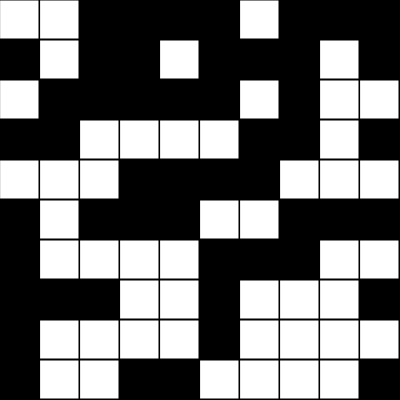
Frame 1 (no input)
Frame 60 (no input): identical to frame 1, image omitted
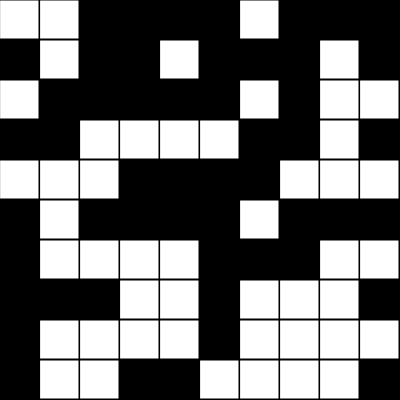
Frame 120 (the mouse pressed at the canvas centre since frame 60)

The p5.js sketch that drew these frames (run headless with seeded random() and noise() and a simulated clock; from frame 60 on, the mouse is pressed at the canvas centre):

// p5.js sketch
// ── sketch.js
let grid;
let cols;
let rows;
let resolution = 40;
let mouse_coord;


function make2DArray(cols, rows) {
  let arr = new Array(cols);
  for (let i = 0; i < arr.length; i++) {
    arr[i] = new Array(rows);
  }
  return arr;
}

function setup() {
  createCanvas(400, 400);
  cols = width / resolution;
  rows = height / resolution;
  grid = make2DArray(cols, rows);
  for (let i = 0; i < cols; i++) {
    for (let j = 0; j < rows; j++) {
      grid[i][j] = floor(random(2))
    }
  }
}

// -----------------------------------------
// ------------ GAME LOOP ------------------
// -----------------------------------------

function draw() {
  background(0);
  for (let i = 0; i < cols; i++) {
    for (let j = 0; j < rows; j++) {
      let x = i * resolution;
      let y = j * resolution;
      if (grid[i][j] == 1) {
        fill(255);
        stroke(0);
        rect(x, y, resolution - 1, resolution - 1);
      }
    }
  }

  if (keyCode === 83) {
    let next = make2DArray(cols, rows);
    for (let i = 0; i < cols; i++) {
      for (let j = 0; j < rows; j++) {
        let state = grid[i][j];
        let sum = 0;
        let neighbors = countNeighbors(grid, i, j);
        if (state == 0 && neighbors == 3) {
          next[i][j] = 1;
        } else if (state == 1 && (neighbors < 2 || neighbors > 3)) {
          next[i][j] = 0;
        } else {
          next[i][j] = state;
        }
      }
    }
    grid = next;

  } else if (keyCode === 32) {
    background(0);
    for (let i = 0; i < cols; i++) {
      for (let j = 0; j < rows; j++) {
        let x = i * resolution;
        let y = j * resolution;
        if (grid[i][j] == 1) {
          fill(255);
          stroke(0);
          rect(x, y, resolution - 1, resolution - 1);
        }
      }
    }
  }
}

// -----------------------------------------
// ------------ COUNT NEIGHBORS ------------
// -----------------------------------------

function countNeighbors(grid, x, y) {
  let sum = 0;
  for (let i = -1; i < 2; i++) {
    for (let j = -1; j < 2; j++) {
      let col = (x + i + cols) % cols;
      let row = (y + j + rows) % rows;
      sum += grid[col][row];
    }
  }
  sum -= grid[x][y];
  return sum;
}

// -----------------------------------------
// ------------ MOUSE FUNCTIONS ------------
// -----------------------------------------

function getMouseCoord() {
  // Получает координаты курсора
  // Выдает в виде массива [mouseX, mouseY]
  var coords = [];
  coords.push(mouseX);
  coords.push(mouseY);
  return coords
}

function coordToTile(coords) {
  // Преобразует координаты мыши в координаты клетки
  // Выдает в виде массива [tileX, tileY]
  var X = coords[0];
  var Y = coords[1];
  var tile = []
  tile[0] = Math.floor(X / 40)
  tile[1] = Math.floor(Y / 40)
  return tile
}

function mousePressed() {
  mc = getMouseCoord();
  tileX = coordToTile(mc)[0];
  tileY = coordToTile(mc)[1];

  if (grid[tileX][tileY] == 1) {
    grid[tileX][tileY] = 0;
  } else if (grid[tileX][tileY] == 0) {
    grid[tileX][tileY] = 1
  }
}
